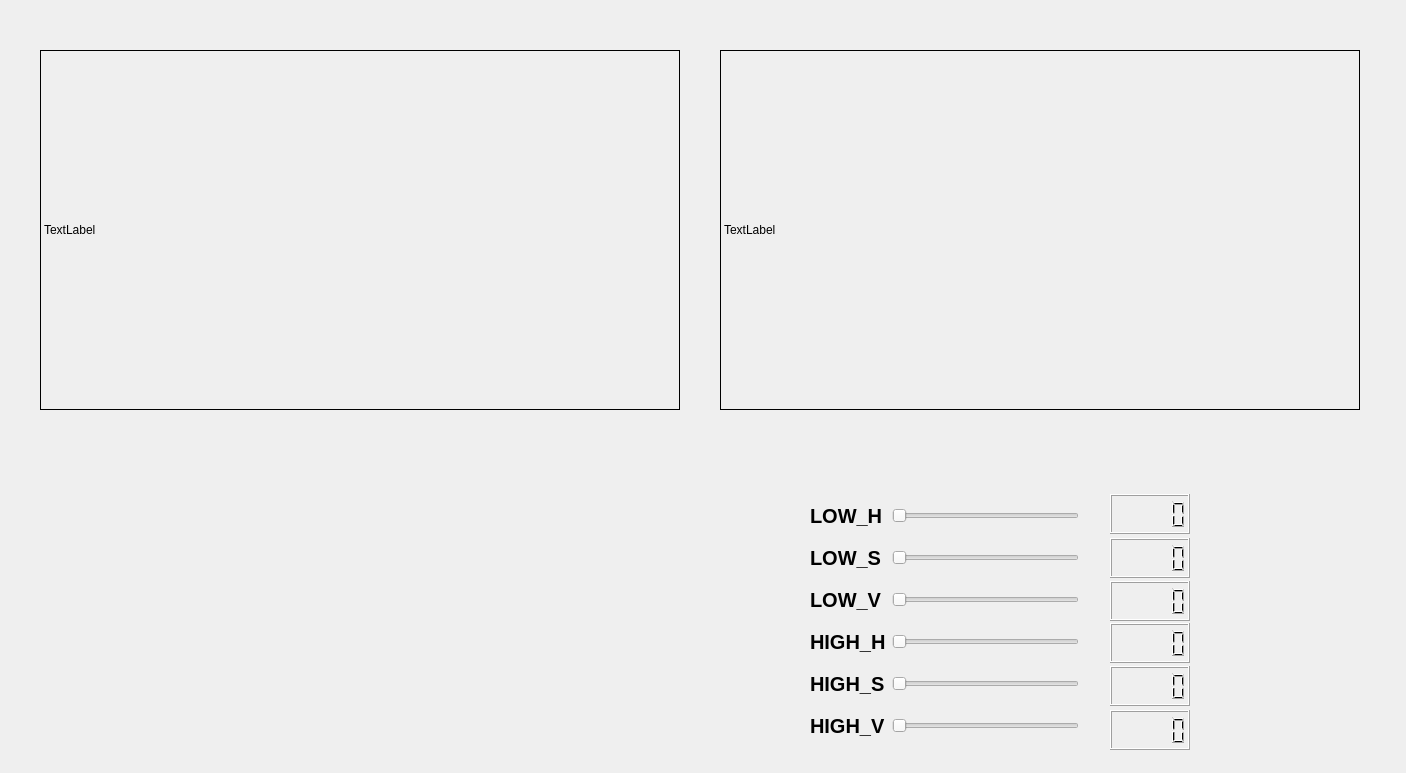
<?xml version="1.0" encoding="UTF-8"?>
<ui version="4.0">
 <class>MainWindowDesign</class>
 <widget class="QMainWindow" name="MainWindowDesign">
  <property name="geometry">
   <rect>
    <x>0</x>
    <y>0</y>
    <width>1406</width>
    <height>773</height>
   </rect>
  </property>
  <property name="windowTitle">
   <string>QRosApp</string>
  </property>
  <property name="windowIcon">
   <iconset resource="../resources/images.qrc">
    <normaloff>:/images/icon.png</normaloff>:/images/icon.png</iconset>
  </property>
  <property name="locale">
   <locale language="English" country="Australia"/>
  </property>
  <widget class="QWidget" name="centralwidget">
   <widget class="QLabel" name="label">
    <property name="geometry">
     <rect>
      <x>40</x>
      <y>50</y>
      <width>640</width>
      <height>360</height>
     </rect>
    </property>
    <property name="frameShape">
     <enum>QFrame::Box</enum>
    </property>
    <property name="text">
     <string>TextLabel</string>
    </property>
   </widget>
   <widget class="QLabel" name="test">
    <property name="geometry">
     <rect>
      <x>720</x>
      <y>50</y>
      <width>640</width>
      <height>360</height>
     </rect>
    </property>
    <property name="frameShape">
     <enum>QFrame::Box</enum>
    </property>
    <property name="text">
     <string>TextLabel</string>
    </property>
   </widget>
   <widget class="QLabel" name="min_h_2">
    <property name="geometry">
     <rect>
      <x>810</x>
      <y>628</y>
      <width>76</width>
      <height>28</height>
     </rect>
    </property>
    <property name="font">
     <font>
      <pointsize>15</pointsize>
      <weight>75</weight>
      <bold>true</bold>
     </font>
    </property>
    <property name="layoutDirection">
     <enum>Qt::LeftToRight</enum>
    </property>
    <property name="frameShape">
     <enum>QFrame::NoFrame</enum>
    </property>
    <property name="text">
     <string>HIGH_H</string>
    </property>
   </widget>
   <widget class="QLabel" name="min_s_2">
    <property name="geometry">
     <rect>
      <x>810</x>
      <y>670</y>
      <width>76</width>
      <height>28</height>
     </rect>
    </property>
    <property name="font">
     <font>
      <pointsize>15</pointsize>
      <weight>75</weight>
      <bold>true</bold>
     </font>
    </property>
    <property name="layoutDirection">
     <enum>Qt::LeftToRight</enum>
    </property>
    <property name="frameShape">
     <enum>QFrame::NoFrame</enum>
    </property>
    <property name="text">
     <string>HIGH_S</string>
    </property>
   </widget>
   <widget class="QLCDNumber" name="s_3">
    <property name="geometry">
     <rect>
      <x>1110</x>
      <y>581</y>
      <width>80</width>
      <height>40</height>
     </rect>
    </property>
   </widget>
   <widget class="QSlider" name="horizontalSlider_9">
    <property name="geometry">
     <rect>
      <x>892</x>
      <y>586</y>
      <width>187</width>
      <height>28</height>
     </rect>
    </property>
    <property name="maximum">
     <number>255</number>
    </property>
    <property name="orientation">
     <enum>Qt::Horizontal</enum>
    </property>
   </widget>
   <widget class="QLabel" name="max_s_2">
    <property name="geometry">
     <rect>
      <x>810</x>
      <y>544</y>
      <width>76</width>
      <height>28</height>
     </rect>
    </property>
    <property name="font">
     <font>
      <pointsize>15</pointsize>
      <weight>75</weight>
      <bold>true</bold>
     </font>
    </property>
    <property name="layoutDirection">
     <enum>Qt::LeftToRight</enum>
    </property>
    <property name="frameShape">
     <enum>QFrame::NoFrame</enum>
    </property>
    <property name="text">
     <string>LOW_S</string>
    </property>
   </widget>
   <widget class="QSlider" name="horizontalSlider_12">
    <property name="geometry">
     <rect>
      <x>892</x>
      <y>712</y>
      <width>187</width>
      <height>28</height>
     </rect>
    </property>
    <property name="maximum">
     <number>255</number>
    </property>
    <property name="orientation">
     <enum>Qt::Horizontal</enum>
    </property>
   </widget>
   <widget class="QSlider" name="horizontalSlider_10">
    <property name="geometry">
     <rect>
      <x>892</x>
      <y>628</y>
      <width>187</width>
      <height>28</height>
     </rect>
    </property>
    <property name="maximum">
     <number>255</number>
    </property>
    <property name="orientation">
     <enum>Qt::Horizontal</enum>
    </property>
   </widget>
   <widget class="QLCDNumber" name="s_4">
    <property name="geometry">
     <rect>
      <x>1110</x>
      <y>623</y>
      <width>80</width>
      <height>40</height>
     </rect>
    </property>
   </widget>
   <widget class="QSlider" name="horizontalSlider_11">
    <property name="geometry">
     <rect>
      <x>892</x>
      <y>670</y>
      <width>187</width>
      <height>28</height>
     </rect>
    </property>
    <property name="maximum">
     <number>255</number>
    </property>
    <property name="orientation">
     <enum>Qt::Horizontal</enum>
    </property>
   </widget>
   <widget class="QLabel" name="max_h_2">
    <property name="geometry">
     <rect>
      <x>810</x>
      <y>502</y>
      <width>76</width>
      <height>28</height>
     </rect>
    </property>
    <property name="font">
     <font>
      <pointsize>15</pointsize>
      <weight>75</weight>
      <bold>true</bold>
     </font>
    </property>
    <property name="layoutDirection">
     <enum>Qt::LeftToRight</enum>
    </property>
    <property name="frameShape">
     <enum>QFrame::NoFrame</enum>
    </property>
    <property name="frameShadow">
     <enum>QFrame::Plain</enum>
    </property>
    <property name="text">
     <string>LOW_H</string>
    </property>
   </widget>
   <widget class="QLabel" name="max_v_2">
    <property name="geometry">
     <rect>
      <x>810</x>
      <y>586</y>
      <width>76</width>
      <height>28</height>
     </rect>
    </property>
    <property name="font">
     <font>
      <pointsize>15</pointsize>
      <weight>75</weight>
      <bold>true</bold>
     </font>
    </property>
    <property name="layoutDirection">
     <enum>Qt::LeftToRight</enum>
    </property>
    <property name="frameShape">
     <enum>QFrame::NoFrame</enum>
    </property>
    <property name="text">
     <string>LOW_V</string>
    </property>
   </widget>
   <widget class="QSlider" name="horizontalSlider_8">
    <property name="geometry">
     <rect>
      <x>892</x>
      <y>544</y>
      <width>187</width>
      <height>28</height>
     </rect>
    </property>
    <property name="maximum">
     <number>255</number>
    </property>
    <property name="orientation">
     <enum>Qt::Horizontal</enum>
    </property>
   </widget>
   <widget class="QLCDNumber" name="s_2">
    <property name="geometry">
     <rect>
      <x>1110</x>
      <y>538</y>
      <width>80</width>
      <height>40</height>
     </rect>
    </property>
   </widget>
   <widget class="QLCDNumber" name="s_5">
    <property name="geometry">
     <rect>
      <x>1110</x>
      <y>666</y>
      <width>80</width>
      <height>40</height>
     </rect>
    </property>
   </widget>
   <widget class="QLabel" name="min_v_2">
    <property name="geometry">
     <rect>
      <x>810</x>
      <y>712</y>
      <width>76</width>
      <height>28</height>
     </rect>
    </property>
    <property name="font">
     <font>
      <pointsize>15</pointsize>
      <weight>75</weight>
      <bold>true</bold>
     </font>
    </property>
    <property name="layoutDirection">
     <enum>Qt::LeftToRight</enum>
    </property>
    <property name="frameShape">
     <enum>QFrame::NoFrame</enum>
    </property>
    <property name="text">
     <string>HIGH_V</string>
    </property>
   </widget>
   <widget class="QSlider" name="horizontalSlider_7">
    <property name="geometry">
     <rect>
      <x>892</x>
      <y>502</y>
      <width>187</width>
      <height>28</height>
     </rect>
    </property>
    <property name="maximum">
     <number>255</number>
    </property>
    <property name="orientation">
     <enum>Qt::Horizontal</enum>
    </property>
   </widget>
   <widget class="QLCDNumber" name="s_1">
    <property name="geometry">
     <rect>
      <x>1110</x>
      <y>494</y>
      <width>80</width>
      <height>40</height>
     </rect>
    </property>
   </widget>
   <widget class="QLCDNumber" name="s_6">
    <property name="geometry">
     <rect>
      <x>1110</x>
      <y>710</y>
      <width>80</width>
      <height>40</height>
     </rect>
    </property>
   </widget>
  </widget>
  <action name="action_Quit">
   <property name="text">
    <string>&amp;Quit</string>
   </property>
   <property name="shortcut">
    <string>Ctrl+Q</string>
   </property>
   <property name="shortcutContext">
    <enum>Qt::ApplicationShortcut</enum>
   </property>
  </action>
  <action name="action_Preferences">
   <property name="text">
    <string>&amp;Preferences</string>
   </property>
  </action>
  <action name="actionAbout">
   <property name="text">
    <string>&amp;About</string>
   </property>
  </action>
  <action name="actionAbout_Qt">
   <property name="text">
    <string>About &amp;Qt</string>
   </property>
  </action>
 </widget>
 <resources>
  <include location="../resources/images.qrc"/>
 </resources>
 <connections>
  <connection>
   <sender>action_Quit</sender>
   <signal>triggered()</signal>
   <receiver>MainWindowDesign</receiver>
   <slot>close()</slot>
   <hints>
    <hint type="sourcelabel">
     <x>-1</x>
     <y>-1</y>
    </hint>
    <hint type="destinationlabel">
     <x>399</x>
     <y>299</y>
    </hint>
   </hints>
  </connection>
 </connections>
</ui>
